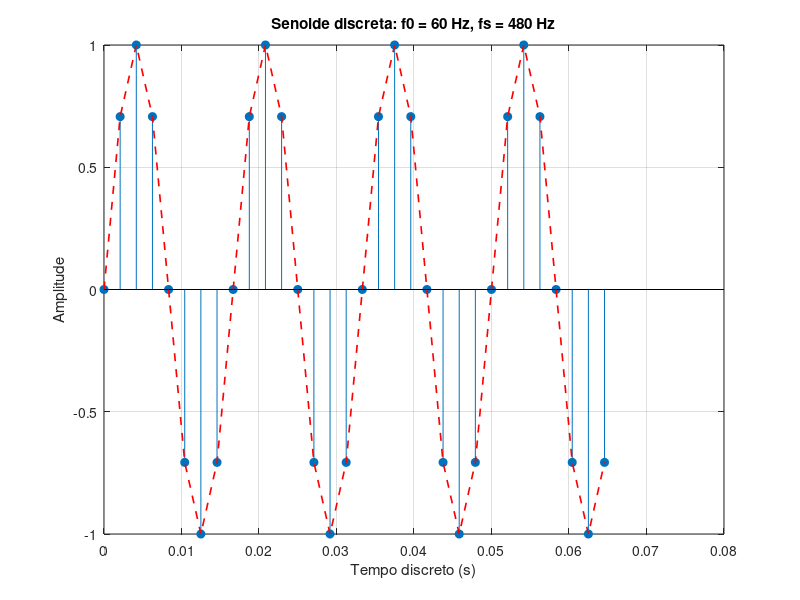
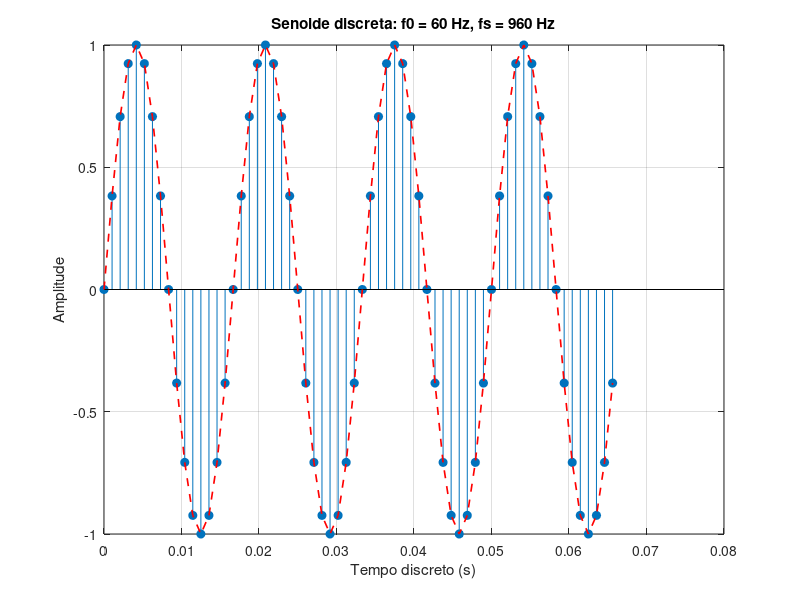
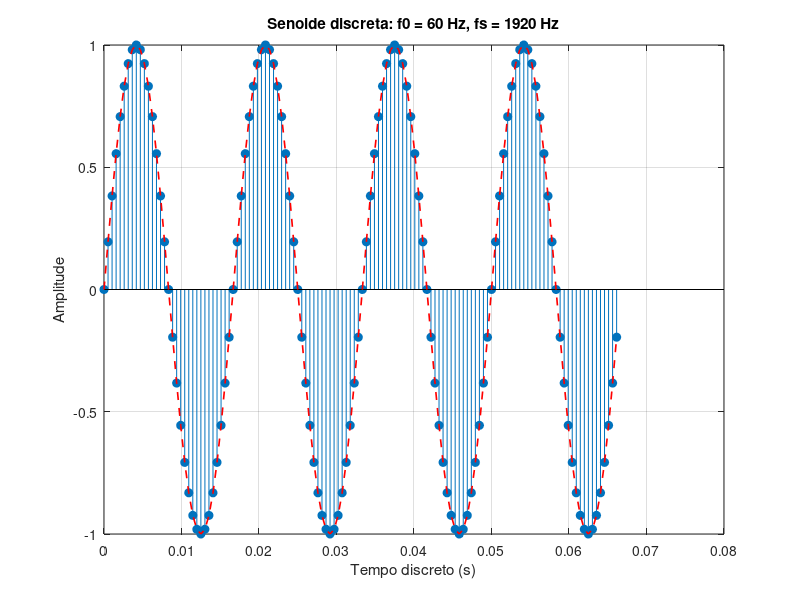
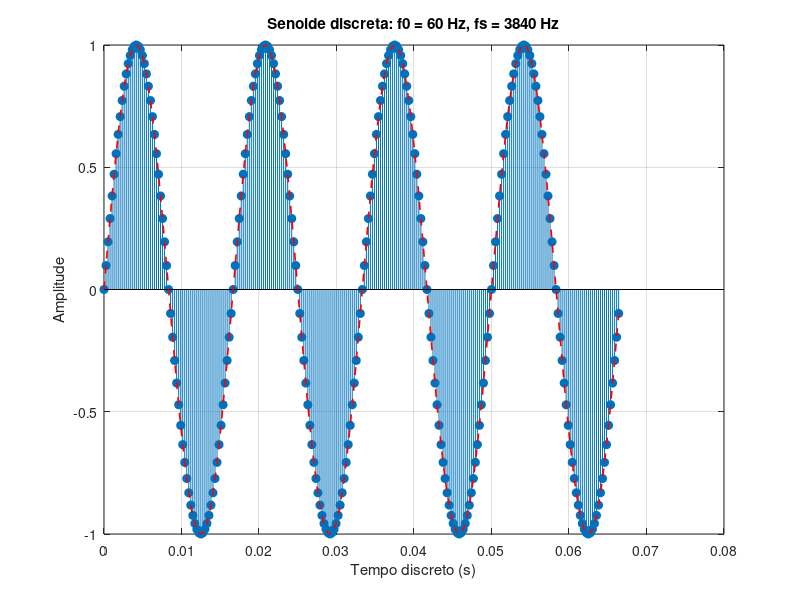

Reproduce these figures in MATLAB, in order.
clear;
close all;
clc;

A = 1;                  % amplitude
f0 = 60;                % frequência fundamental
P = 4;                  % número de períodos

fs_list = [480 960 1920 3840];

for k = 1:length(fs_list)

    fs = fs_list(k);    % frequência de amostragem
    Ts = 1/fs;          % período de amostragem
    T0 = 1/f0;          % período da senoide

    t_final = P*T0;     % tempo total

    N = round(t_final * fs);

    n = 0:N-1;          % índice discreto
    t = n * Ts;         % tempo discreto

    x = A*sin(2*pi*f0*t);

    figure
    stem(t,x,'filled')
    hold on
    plot(t,x,'r--','LineWidth',1.2)

    title(['Senoide discreta: f0 = ', num2str(f0), ' Hz, fs = ', num2str(fs),' Hz'])
    xlabel('Tempo discreto (s)')
    ylabel('Amplitude')
    grid on

end
